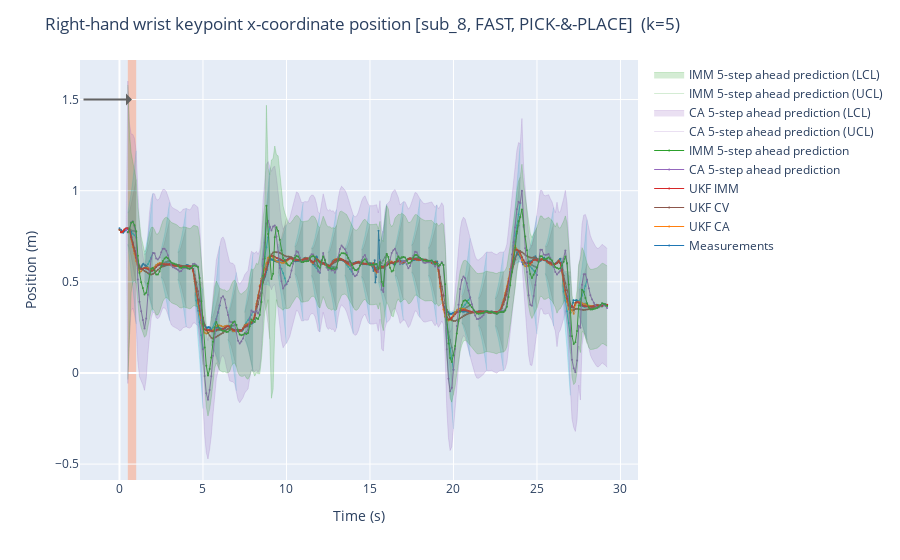

Source (notebook cell):
### Markdown cell above
Plot the covariance cone estimated at a given interval for k-steps ahead in time

### Code cell
# timestamp0 = pd.Timedelta(seconds=3.8)
# timestamp1 = pd.Timedelta(seconds=4.8)
# timestamp2 = pd.Timedelta(seconds=6.5)

# Define the time step to uniformly sample the time range
cone_step = 1

# Get the first and last timestamps of the measurements
start_meas = measurement_split[(pred_horizon, subject, velocity, task)].timestamp.iloc[0].total_seconds()
end_meas = measurement_split[(pred_horizon, subject, velocity, task)].timestamp.iloc[-1].total_seconds()

# Define a list of pd.Timedelta to uniformly sample the time range
uniform_timestamps = [pd.Timedelta(seconds=s) for s in np.arange(start_meas+dt*k, end_meas-cone_step, cone_step)]

# Define the time range to plot the covariance cones
lower_bound = pd.Timedelta(seconds=start_meas)
upper_bound = pd.Timedelta(seconds=end_meas)

# selected_timestamps = [timestamp0, timestamp1, timestamp2]
selected_timestamps = uniform_timestamps
selected_range = [lower_bound, upper_bound]

plot_covariance_cone(subject, velocity, task, kpt, dim, description, dim_type, pred_horizon, selected_timestamps, selected_range)
